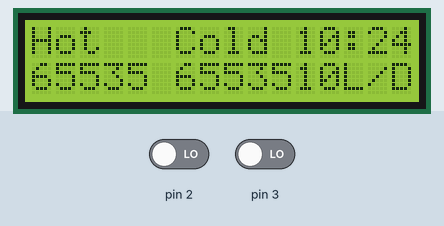
Recording of a sketch running on a simulated Arduino Uno, built with avr-gcc and run on an emulated ATmega328P. Parts: 16×2 character LCD. Inputs (shaded band) come from the test bench; at power-on: pin 2 LOW, pin 3 LOW. The local clock reads 2024-03-15 10:24:30 at power-on unless the sketch sets it; EEPROM starts erased.

Above: at 1.3 s.
1.4 s: pin 2 driven HIGH
At 3.3 s:
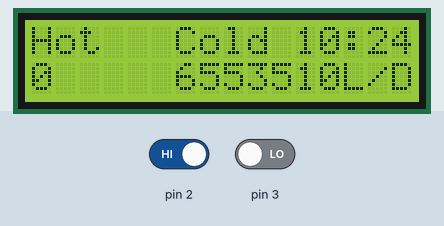
4.1 s: pin 3 driven HIGH
At 6.1 s:
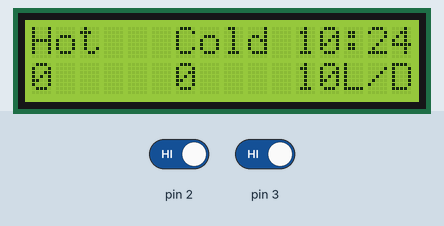
Timing chart, 0 to 7.6 s (numbered marks = the images above; inputs shaded):
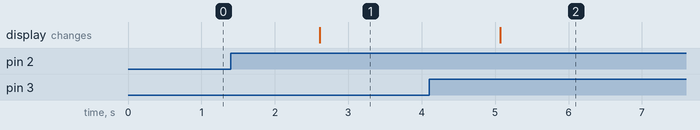

The sketch:

main.ino
```cpp
#include <Arduino.h>
#include <Rtc_Pcf8563.h>
#include "DataStorage.h"
#include <LiquidCrystal_I2C.h>

Rtc_Pcf8563 rtc;
LiquidCrystal_I2C lcd(0x27,16,2);
DataStorage counter0("Hot",0);
DataStorage counter1("Cold",117);

void setup() {
        counter0.set_date_time(rtc);
        counter1.set_date_time(rtc);
        // инициализация данных в памяти
/*        counter0.reset_counter();
        counter1.reset_counter();
        counter0.save_counter(rtc);
        counter1.save_counter(rtc);*/
        // инициализация прерываний
        attachInterrupt(0, input_interrupt_0, RISING);
        attachInterrupt(1, input_interrupt_1, RISING);
        //инициализация экрана
        lcd.init();
        lcd.backlight();
        lcd.home();
        display(lcd, rtc, counter0, counter1);
}
void loop() {
        counter0.save_counter(rtc);
        counter1.save_counter(rtc);
        display(lcd, rtc, counter0, counter1);
        delay(1000);
}
void display(LiquidCrystal_I2C& _lcd, Rtc_Pcf8563& _rtc, DataStorage& _counter0, DataStorage& _counter1) {
        _lcd.clear();
        // выводим первую строку
        _lcd.setCursor(0, 0);
        _lcd.print(_counter0.get_counter_description());
        _lcd.setCursor(6, 0);
        _lcd.print(_counter1.get_counter_description());
        _lcd.setCursor(11, 0);
        _lcd.print(_rtc.formatTime(RTCC_TIME_HM));
        // выводим вторую строку
        _lcd.setCursor(0, 1);
        _lcd.print(_counter0.get_counter_value_day(0));
        _lcd.setCursor(6, 1);
        _lcd.print(_counter1.get_counter_value_day(0));
        _lcd.setCursor(11, 1);
        _lcd.print("10L/D");
}
void input_interrupt_0() {
        counter0.increment_counter();
}
void input_interrupt_1() {
        counter1.increment_counter();
}
```

Measured:
- after the input at 1.4 s, the display: changes after 1.2 s (image 1)
- after the input at 4.1 s, the display: changes after 0.97 s (image 2)
